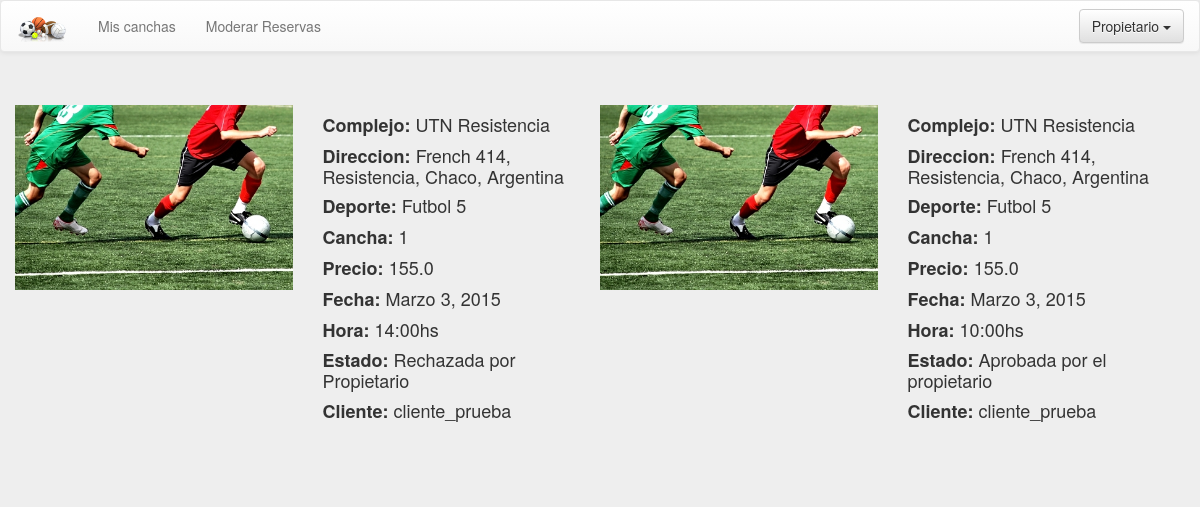
Page /reservaspropietario/ (signed in) on the committed database.
### website/models.py (models this page shows, shortened)
class Reserva(models.Model):
	hora_opciones=(
		('0','00.00 hs'), ('1','01.00 hs'), ('2','02.00 hs'),
		('3','03.00 hs'), ('4','04.00 hs'), ('5','05.00 hs'),
		('6','06.00 hs'), ('7','07.00 hs'), ('8','08.00 hs'),
		('9','09.00 hs'), ('10','10.00 hs'), ('11','11.00 hs'),
		('12','12.00 hs'), ('13','13.00 hs'), ('14','14.00 hs'),
		('15','15.00 hs'), ('16','16.00 hs'), ('17','17.00 hs'),
		('18','18.00 hs'), ('19','19.00 hs'), ('20','20.00 hs'),
		('21','21.00 hs'), ('22','22.00 hs'), ('23','23.00 hs'),
	)
	hora = models.CharField(max_length=4,choices=hora_opciones)
	fecha = models.DateField()
	estado = models.CharField(max_length=50)
	cancha = models.ForeignKey(Cancha)
	usuario = models.ForeignKey(User)

class Cancha(models.Model):
	hora_opciones=(
		('0','00.00 hs'), ('1','01.00 hs'), ('2','02.00 hs'),
		('3','03.00 hs'), ('4','04.00 hs'), ('5','05.00 hs'),
		('6','06.00 hs'), ('7','07.00 hs'), ('8','08.00 hs'),
		('9','09.00 hs'), ('10','10.00 hs'), ('11','11.00 hs'),
		('12','12.00 hs'), ('13','13.00 hs'), ('14','14.00 hs'),
		('15','15.00 hs'), ('16','16.00 hs'), ('17','17.00 hs'),
		('18','18.00 hs'), ('19','19.00 hs'), ('20','20.00 hs'),
		('21','21.00 hs'), ('22','22.00 hs'), ('23','23.00 hs'),
	)
	hora_comienzo_atencion = models.CharField(max_length=4,choices=hora_opciones)
	hora_fin_atencion = models.CharField(max_length=4,choices=hora_opciones)
	precio_por_turno = models.FloatField()
	imagen =  models.ImageField(upload_to='canchas', verbose_name='Imágen')
	deporte = models.ForeignKey(Deporte)
	complejo = models.ForeignKey(Complejo)
	numero_cancha = models.IntegerField(blank=True, null=True)

class Complejo(models.Model):
	nombre = models.CharField(max_length=50)
	direccion = models.CharField(max_length=100)
	latitud = models.FloatField(null=True, blank=True)
	longitud = models.FloatField(null=True, blank=True)
	duenio = models.ForeignKey(User)

class Deporte(models.Model):
	nombre = models.CharField(max_length=50)

### website/views.py (the view)
# urls.py: url(r'^reservaspropietario/$' , 'website.views.my_reserves_propietary'),
@login_required(login_url='/login/')
@user_passes_test(is_propiertario)
def my_reserves_propietary(request):
	user = request.user
	complejos = Complejo.objects.filter(duenio=request.user)
	canchas_propietario = Cancha.objects.filter(complejo__in=complejos)
	reservas = Reserva.objects.filter(cancha__in=canchas_propietario).order_by('-id')
	return render_to_response('list_reserves_propietario.html',
		{'results': reservas,
		'user': user,
		'today': datetime.now()},
		context_instance=RequestContext(request))

### website/views.py (called while the page is built)
def is_propiertario(user):
    return user.groups.filter(name='Propietarios').exists()

### website/templates/list_reserves_propietario.html (shortened to what this page needs)
{% extends "base.html" %}
{% block head %}
<link rel="stylesheet" href="{{ STATIC_URL }}css/list.css">
{% endblock head%}
 {% block body %}
<div class="jumbotron center">
	<div class="container">
		<div class="row">
		{% for result in results %}
			<div class="col-md-6 itemList">
				<div class="col-md-6 element" >
					<img src="{{ result.cancha.imagen.url }}">
				</div>
				<div class="col-md-6">
					<h4><strong>Complejo: </strong> {{result.cancha.complejo.nombre}}</h4>
					<h4><strong>Direccion: </strong> {{result.cancha.complejo.direccion}}</h4>
					<h4><strong>Deporte: </strong> {{result.cancha.deporte.nombre}}</h4>
					<h4><strong>Cancha: </strong> {{result.cancha.numero_cancha}}</h4>
					<h4><strong> Precio: </strong>{{result.cancha.precio_por_turno}}</h4>
					<h4><strong>Fecha: </strong>{{result.fecha}}</h4>
					<h4><strong>Hora: </strong>{{result.hora}}:00hs</h4>
					<h4><strong> Estado: </strong> {{result.estado}}</h4>
					<h4><strong> Cliente: </strong>{{result.usuario.username}}</h4>
				</div>
			</div>
			{% if forloop.counter|divisibleby:2 %}
			</div>
                        {% endif %}
                        {% endfor %}
	</div>
</div>
{% endblock body %}

### website/templates/base.html (shortened to what this page needs)
<!DOCTYPE html>
 <html class="no-js">
	<head>
			<link rel="stylesheet" href="{{ STATIC_URL }}css/bootstrap.min.css">
			<link rel="stylesheet" href="{{ STATIC_URL }}css/bootstrap-theme.min.css">
			{% block head %}{% endblock head %}
	</head>
	<body>
		<nav class="navbar navbar-default" role="navigation">
		  <div class="container-fluid">
		    <div class="navbar-header">
		      <a class="navbar-brand" href="#">
		      	<img src="{{STATIC_URL}}img/logo.png">
		      </a>
		    </div>
		    <div class="collapse navbar-collapse" id="bs-example-navbar-collapse-1">
		   	{% block nav_links %}
		      <ul class="nav navbar-nav">
		      {% if user.groups.all.0.name == 'Clientes' %}
					<li><a href="/">Inicio</a></li>
					<li><a href="/reservas">Mis Reservas</a></li>
			  {% elif user.groups.all.0.name == 'Propietarios' %}
			  		<li><a href="/miscanchas">Mis canchas</a></li>
					<li><a href="/reservaspropietario">Moderar Reservas</a></li>
			  {% endif %}
			  </ul>
		     {% endblock nav_links %}
		      <ul class="nav navbar-nav navbar-right">
		      {% block nav_right %}
		      {% if user.is_authenticated %}
				<li>
					<div class="dropdown">
						<button class="btn btn-default dropdown-toggle navbar-btn" type="button" id="dropdownMenu1" data-toggle="dropdown">
							{% if user.first_name %}
								{{user.first_name}}
							{% else %}
								{{user.username}}
							{% endif %}
							<span class="caret"></span>
						</button>
					</div>
				</li>
				{% else %}
				<div >
					<a class="btn btn-default navbar-btn" href="/register">Registrarse</a>
					<a class="btn btn-primary navbar-btn" href="/login">Iniciar sesi&oacute;n</a>
				</div>
				{% endif %}
		      {% endblock nav_right %}
		      </ul>
		    </div>
		  </div>
		</nav>
		{% block body %}{% endblock body %}
	</body>
</html>

### website/static/css/list.css (style rules this page uses)
.itemList { margin-top: 5px; padding: 0px; }
.itemList img { width: 100%; height: auto; }
.itemList .element { padding-left: 0px; }

### website/templates/base.html (style rules this page uses)
.jumbotron { margin-bottom: 0; }
body { background-color: #eee }

### rows in the picture
Reserva: cancha.imagen (picture), cancha.complejo.nombre "UTN Resistencia", cancha.complejo.direccion "French 414, Resistencia, Chaco, Argentina", cancha.deporte.nombre "Futbol 5", cancha.numero_cancha "1", cancha.precio_por_turno "155.0", fecha "Marzo 3, 2015", hora "14", estado "Rechazada por Propietario", usuario.username "cliente_prueba"
Reserva: cancha.imagen (picture), cancha.complejo.nombre "UTN Resistencia", cancha.complejo.direccion "French 414, Resistencia, Chaco, Argentina", cancha.deporte.nombre "Futbol 5", cancha.numero_cancha "1", cancha.precio_por_turno "155.0", fecha "Marzo 3, 2015", hora "10", estado "Aprobada por el propietario", usuario.username "cliente_prueba"

### other values in the picture
{{ user.first_name }} "Propietario"
